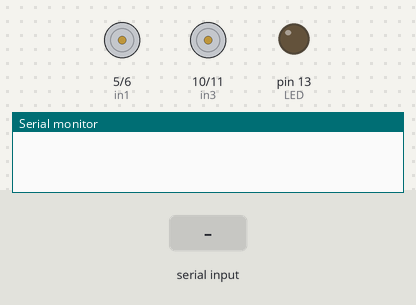
Bench run of a sketch on a simulated Arduino Uno, built with avr-gcc and run on an emulated ATmega328P. Parts: motor-driver pin pairs drawn as motors (green arrow = first pin HIGH = forward, orange = second pin HIGH = backward, longer = more drive), output pins drawn as LEDs (lit = HIGH), the last lines printed to the serial monitor. The test bench sets the inputs (shaded band).

Above: at 1.2 s.
1.3 s: "F" received over Serial
At 1.9 s:
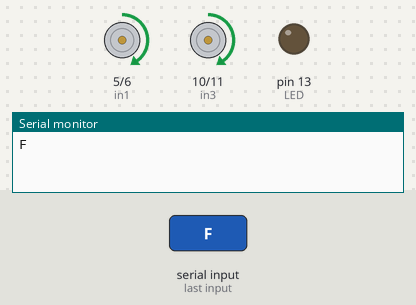
2.8 s: "B" received over Serial
At 4.0 s:
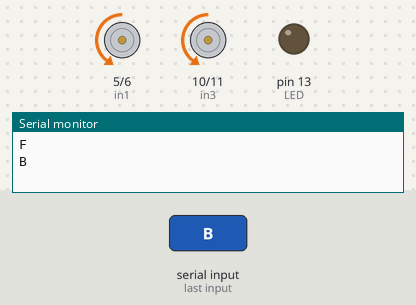
4.3 s: "L" received over Serial
At 5.4 s:
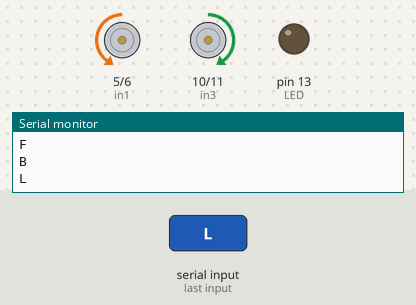
5.8 s: "R" received over Serial
At 6.5 s:
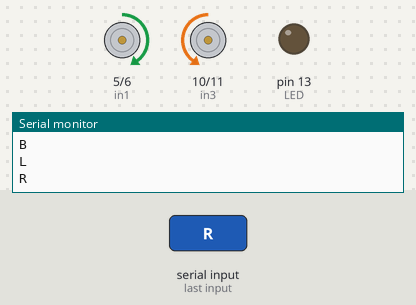
7.3 s: "G" received over Serial
At 7.6 s:
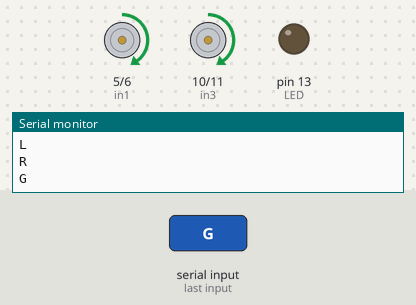
8.8 s: "I" received over Serial
Timing chart, 0 to 11.3 s (numbered marks = the images above; inputs shaded):
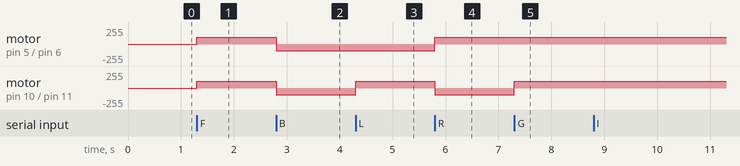

Measured:
- after the input at 1.3 s, motor on pin 5 (in1) / pin 6 (in2), motor on pin 10 (in3) / pin 11 (in4): stopped → forward 100/255 at once
- after the input at 2.8 s, motor on pin 5 (in1) / pin 6 (in2), motor on pin 10 (in3) / pin 11 (in4): forward 100/255 → backward 100/255 at once
- after the input at 4.3 s, motor on pin 10 (in3) / pin 11 (in4): backward 100/255 → forward 100/255 at once
- after the input at 5.8 s, motor on pin 5 (in1) / pin 6 (in2): backward 100/255 → forward 100/255 at once; motor on pin 10 (in3) / pin 11 (in4): forward 100/255 → backward 100/255 at once
- after the input at 7.3 s, motor on pin 10 (in3) / pin 11 (in4): backward 100/255 → forward 100/255 at once

The sketch:

car_remorte2.ino
```cpp
#define in1 5 // L298n Motor Driver pins.
#define in2 6
#define in3 10
#define in4 11
#define LED 13
char command;    // Int to store app command state.
int Speed = 100; // 0 - 255.
int Speedsec;
int buttonState = 0;
int lastButtonState = 0;
int Turnradius = 0; // Set the radius of a turn, 0 - 255 Note:the robot will malfunction if this is higher than int Speed.
int brakeTime = 45;
int brkonoff = 1; // 1 for the electronic braking system, 0 for normal.
void setup()
{
  pinMode(in1, OUTPUT); // 5
  pinMode(in2, OUTPUT); // 6
  pinMode(in3, OUTPUT); // 10
  pinMode(in4, OUTPUT); // 11
  pinMode(LED, OUTPUT); // Set the LED pin.
  Serial.begin(9600);   // Set the baud rate to your Bluetooth module.
}

void loop()
{
  if (Serial.available() > 0)
  {
    command = Serial.read();
    Serial.println(command);
    Stop(); // Initialize with motors stoped.
    switch (command)
    {
    case 'F':
      forward();
      break;
    case 'B':
      back();
      break;
    case 'L':
      left();
      break;
    case 'R':
      right();
      break;
    case 'G':
      forwardleft();
      break;
    case 'I':
      forwardright();
      break;
    case 'H':
      backleft();
      break;
    case 'J':
      backright();
      break;
    case '0':
      Speed = 0;
      break;
    case '1':
      Speed = 100;
      break;
    case '2':
      Speed = 153;
      break;
    case '3':
      Speed = 165;
      break;
    case '4':
      Speed = 178;
      break;
    case '5':
      Speed = 191;
      break;
    case '6':
      Speed = 204;
      break;
    case '7':
      Speed = 216;
      break;
    case '8':
      Speed = 229;
      break;
    case '9':
      Speed = 242;
      break;
    case 'q':
      Speed = 250;
      break;
    }
    Speedsec = 0.3 * Speed;
  }
}

void forward()
{
  analogWrite(in1, Speed);
  analogWrite(in3, Speed);
}

void back()
{
  analogWrite(in2, Speed);
  analogWrite(in4, Speed);
}

void left()
{
  analogWrite(in3, Speed);
  analogWrite(in2, Speed);
}

void right()
{
  analogWrite(in4, Speed);
  analogWrite(in1, Speed);
}
void forwardleft()
{
  analogWrite(in1, Speedsec);
  analogWrite(in3, Speed);
}
void forwardright()
{
  analogWrite(in1, Speed);
  analogWrite(in3, Speedsec);
}
void backright()
{
  analogWrite(in2, Speed);
  analogWrite(in4, Speedsec);
}
void backleft()
{
  analogWrite(in2, Speedsec);
  analogWrite(in4, Speed);
}

void Stop()
{
  analogWrite(in1, 0);
  analogWrite(in2, 0);
  analogWrite(in3, 0);
  analogWrite(in4, 0);
}

/*void brakeOn() {
  //Here's the future use: an electronic braking system!
  // read the pushbutton input pin:
  buttonState = command;
  // compare the buttonState to its previous state
  if (buttonState != lastButtonState) {
    // if the state has changed, increment the counter
    if (buttonState == 'S') {
      if (lastButtonState != buttonState) {
        digitalWrite(in1, HIGH);
        digitalWrite(in2, HIGH);
        digitalWrite(in3, HIGH);
        digitalWrite(in4, HIGH);
        delay(brakeTime);
        Stop();
      }
    }
    // save the current state as the last state,
    //for next time through the loop
    lastButtonState = buttonState;
  }
}
void brakeOff() {

}*/
```
